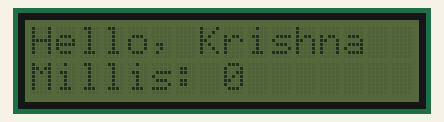
This sketch was run on a simulated ATtiny85, built with avr-gcc and run on an emulated ATtiny85. On the bench: 16×2 character LCD.

Above: at 0.1 s.
At 6.8 s:
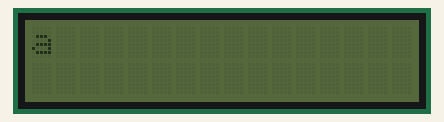
At 12.9 s:
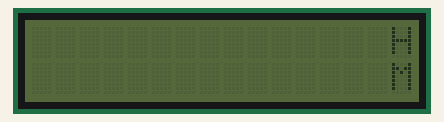
At 19.0 s:
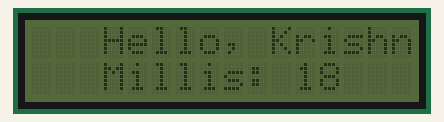
At 26.7 s:
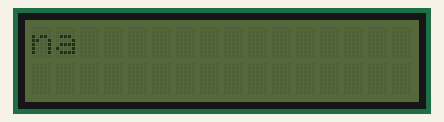
At 39.0 s:
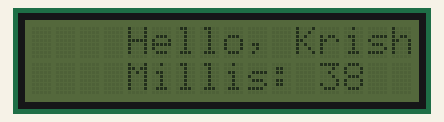

Measured:
- what the display in image 1 shows lasts 0.5 s, from 6.7 s to 7.2 s

The sketch:

Notepad.ino
```cpp
#include <Wire.h>
#include <LiquidCrystal_I2C.h>

// Set the LCD address (usually 0x27 or 0x3F)
// You can use the I2C scanner to find the correct address
LiquidCrystal_I2C lcd(0x27, 16, 2);

void setup() {
  // initialize with the I2C addr 0x27, 16 columns and 2 rows
  lcd.init();


  // Print a message to the LCD.
  lcd.print("Hello, Krishna");
}

void loop() {
  // Set the cursor to the beginning of the second line
  lcd.setCursor(0, 1);

  // Print the current millis value (uptime)
  lcd.print("Millis: ");
  lcd.print(millis() / 1000); // convert millis to seconds

  delay(500); // Wait for a second
  lcd.scrollDisplayLeft();
}
```
